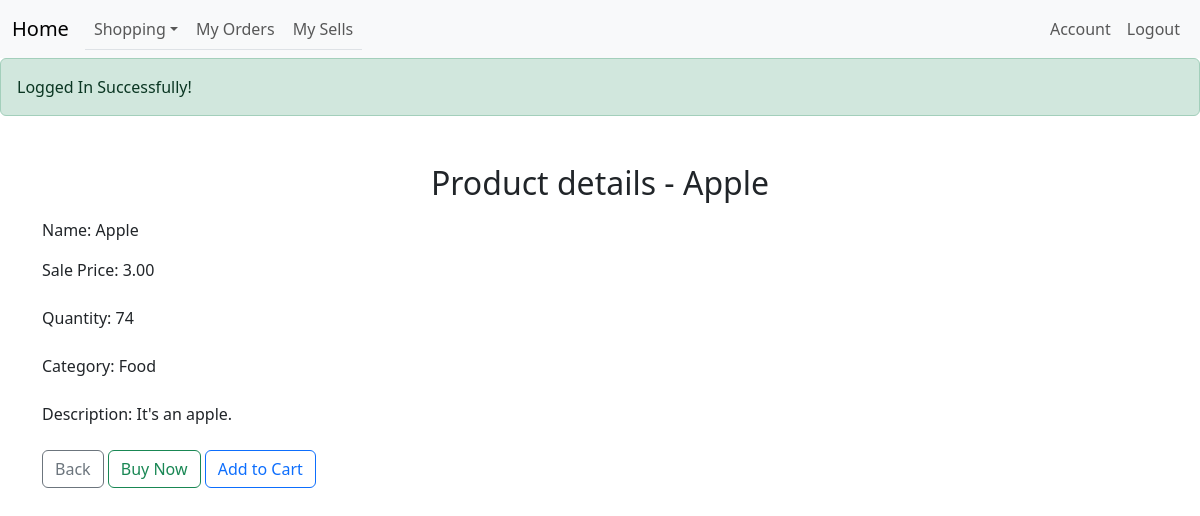
/detail.php?productId=1 (signed in), run on the app's committed database.
### tables this page shows
CREATE TABLE `sells`
(
    `id`          int(11) NOT NULL,
    `name`        varchar(100) NOT NULL,
    `username`    varchar(20)  NOT NULL,
    `price`       decimal(10, 2) UNSIGNED NOT NULL,
    `quantity`    int(10) UNSIGNED NOT NULL,
    `category`    enum('Food','Clothes','Groceries','') NOT NULL,
    `description` text         NOT NULL
);

### detail.php (the view, shortened to what this page needs)
<?php
include "header.php";
require_once "pdo.php";
require_once "helper.php";
include "navbar.php";
if (checkLogin()) {
    if (isset($_GET['productId'])) {
        try {
            $sql = "select * from sells where id=:id";
            $stmt = $pdo->prepare($sql);
            $stmt->execute(array(':id' => $_GET['productId']));
            $row = $stmt->fetch(PDO::FETCH_ASSOC);
            ?>
            </head>
            <body>
            <h2 class="text-center mt-5">Product details - <?= htmlentities($row['name']) ?></h2>
            <div class="container mt-3">
                <div class="mb-3">
                    <label for="name">Name: </label> <?= htmlentities($row['name']) ?>
                </div>
                <div class="mb-3">
                    <label for="price" class="form-label">Sale Price: </label> <?= htmlentities($row['price']) ?>
                </div>
                <div class="mb-3">
                    <label for="quantity" class="form-label">Quantity: </label> <?= htmlentities($row['quantity']) ?>
                </div>
                <div class="mb-3">
                    <label for="category" class="form-label">Category: </label> <?= htmlentities($row['category']) ?>
                </div>
                <div class="mb-3">
                    <label for="description"
                           class="form-label">Description: </label> <?= htmlentities($row['description']) ?>
                </div>
                <a type="button" class="btn btn-outline-secondary" href="market.php">Back</a>
                <a href="#buy_<?= $row['id'] ?>" class="btn btn-outline-success" data-bs-toggle="modal">Buy Now</a>
                <button type="submit" class="btn btn-outline-primary" name="addCart" value="Add to Cart">Add to Cart
                </button>
            </div>
            <?php
        } catch (PDOException $e) {
            $_SESSION['error'] = 'Failed to add your product!';
        }
    }
} ?>
<?php
include "footer.php";
?>

### data on the page
sells: name "Apple", price "3.00", quantity "74", category "Food", description "It's an apple."

### other printed values
$_SESSION["success"] "Logged In Successfully!"
